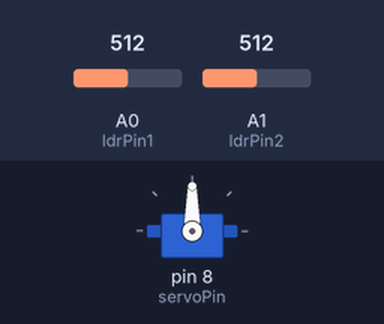
A sketch run on a simulated Arduino Uno, built with avr-gcc and run on an emulated ATmega328P. Shown: servo. Inputs (shaded band) come from the test bench; at power-on: A0 (ldrPin1) = 512, A1 (ldrPin2) = 512.

Above: at 1.2 s.
1.3 s: A0 (ldrPin1) set to 552
At 4.0 s:
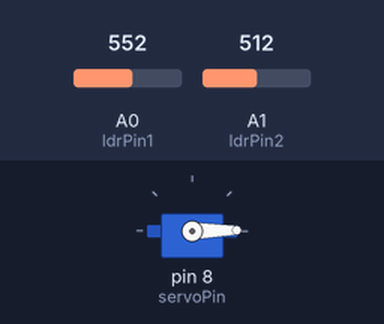
4.3 s: A1 (ldrPin2) set to 570
At 5.0 s:
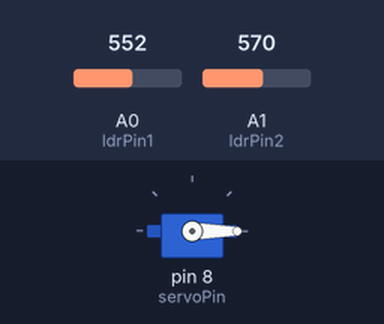
5.8 s: A1 (ldrPin2) set to 591
At 9.5 s:
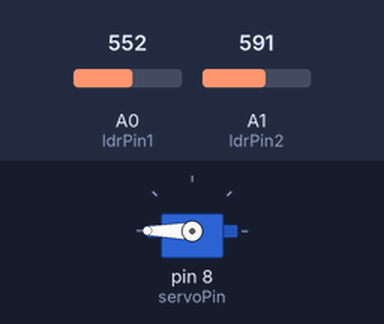
Timing chart, 0 to 11.0 s (numbered marks = the images above; inputs shaded):
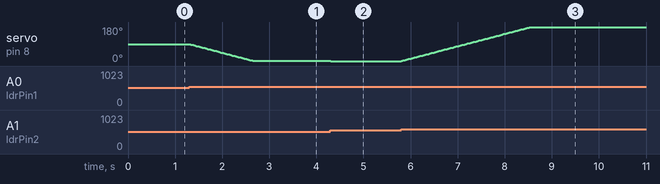

The sketch:

smart_solar.ino
```cpp
#include <SoftwareSerial.h>
#include <Servo.h>
#include <EEPROM.h>
#include <ArduinoJson.h>

//global objects and pins attached
Servo servo;
SoftwareSerial bluetooth(10, 11); // RX, TX
// const int LED_BLUETOOTH = 8;
const short servoPin = 8;
const int ldrPin1 = A0;
const int ldrPin2 = A1;

// const int currentPin = A2;
// const int voltagePin = A3;

const int line1 = 2;
const int line2 = 3;

int ldrPin1Status = 0;
int ldrPin2Status = 0;
// int voltage = 0;

const int minAngle = 0;
const int maxAngle = 180;
int currAngle = 90;

const int baud = 9600;

// unsigned long readingsTime = millis();

struct Configuration {
  char deviceId[37];
  short powerlines;
  short powerline1;
  short powerline2;
  float maxVoltage;
  float minVoltage;
  float nominalVoltage;
  float rating;
};

Configuration configurations;

bool populated;
// bool readingsNeeded = true;

void setup() {
  //pin setup
  // pinMode(LED_BLUETOOTH, OUTPUT);
  // pinMode(LED_BUILTIN, OUTPUT);
  pinMode(line1, OUTPUT);
  pinMode(line2, OUTPUT);
  // pinMode(servoPin, OUTPUT);
  pinMode(ldrPin1, INPUT);
  pinMode(ldrPin2, INPUT);
  // pinMode(currentPin, INPUT);
  // pinMode(voltagePin, INPUT);
  servo.attach(servoPin);

  Serial.begin(baud);
  while (!Serial) {
    ;
  }

  //initialize
  bluetooth.begin(baud);
  digitalWrite(LED_BUILTIN, LOW);
  servo.write(currAngle);
  populated = false;
  readConfigurations();
  switchPowerlines();
  delay(15);
}

void loop() {
  rotateServo();
  interfaceBluetooth();
  // if(readingsNeeded){
  // determineElectricReadings();
  // }
}

long stringToInt(String str){
  int strlen = str.length();

  String digitString = "";
  for(int i=0; i < strlen; i++ ) {
    char c = str[i];
    if(isDigit(c)){
      digitString += c;
    }else{
      return -1;
    }
  }
  return (strlen==0)?-1:digitString.toInt();
}

//add to dataCurrent for sending

void interfaceBluetooth(){
  if (bluetooth.available()) {
    // readingsNeeded = false;
    String dataReceived = bluetooth.readString();
    // delay(100);
    Serial.println(dataReceived);
    dataReceived.trim();
    if(dataReceived.length()>1){
      takeAction(dataReceived);
    }
  }
}

void sendBluetooth(String dataPrepared){
  bluetooth.println(dataPrepared);
  // delay(100);
}

void takeAction(String received){
  String comm = received.substring(0,3);
  for(byte i=0;i<3;i++){
    if(!isDigit(comm.charAt(i))) return;
  }
  int command = stringToInt(comm);

  //100 write configurations
  //101 change state of the powerlines

  //200 read configurations

  if(command==100){
      String sent = received.substring(3);
      writeConfigurations(sent);
      sendConfigurations();
      return;
  }

  if(command==200){
    sendConfigurations();
  }
}

void sendConfigurations(){
  String conf = readConfigurations();
  makeCurrentData("configurations", conf);
}

// add backslash if data is string
void makeCurrentData(String type, String data){
  String dataCurrent = "{\"type\": \""+type+"\", \"data\": "+data+"}";
  sendBluetooth(dataCurrent);
}

void rotateServo(){
  ldrPin1Status = analogRead(ldrPin1);
  ldrPin2Status = analogRead(ldrPin2);

  int max = ldrPin2Status;
  int maxPin = 2;

  if(ldrPin1Status>max){
    max = ldrPin1Status;
    maxPin = 1;
  }

  if(abs(ldrPin1Status-ldrPin2Status)<=30){
    return;
  }

  if(maxPin==1 && currAngle>minAngle){
    currAngle--;
  }else if(currAngle<maxAngle){
    currAngle++;
  }

  servo.write(currAngle);
  delay(15);
}

///////////////////////////////////////////////////////////////
// void determineElectricReadings(){
//   unsigned long newReadingsTime = millis();
//   if((newReadingsTime-readingsTime)<2000){
//     return;
//   }
//   readingsTime = newReadingsTime;
//   Serial.println("readings...");
//   voltage = analogRead(voltagePin);
//   Serial.println("battery voltage is: "+String((voltage/1023.0)*25)+"V");

//   voltage = analogRead(currentPin);
//   Serial.println("battery current is: "+String((voltage/1023.0)*5)+"A");

////////////////////////////////////////
  // bluetooth.println("{\"type\": \"current\", \"data\": "+String((voltage/1023.0)*5)+"}");
  // delay(100);

//   float maxAnalogValue = 1015.0;
// float maxVoltage = 25.0;
  // float volt = (voltage*25.0)/1023.0;
  // float diff1 = configurations.maxVoltage-configurations.minVoltage;
  // float diff2 = volt-configurations.minVoltage;

  // Serial.println("percentage is:"+String((diff2/diff1)*100));
  // Serial.println(String((voltage/maxAnalogValue)*maxVoltage));
  // makeCurrentData("voltage", String(voltage));
// }

String readConfigurations(){
  // String confStr;
  // EEPROM.get(0, confStr);
  // int strFirstIndex;
  // String charNum = confStr.substring(0, strFirstIndex);
  // int strLen = charNum.toInt();
  // confStr = confStr.substring(strFirstIndex, strFirstIndex+strLen);

  String output = "";
  if(!populated){
    EEPROM.get(0, configurations);
    populated = true;
    switchPowerlines();
  }
  else{
    // doc["deviceId"] = configurations.deviceId;
    // doc["powerlines"] = configurations.powerlines;
    // doc["powerline1"] = configurations.powerline1;
    // doc["powerline2"] = configurations.powerline2;
    // doc["maxVoltage"] = configurations.maxVoltage;
    // doc["minVoltage"] = configurations.minVoltage;
    // doc["nominalVoltage"] = configurations.nominalVoltage;
    // doc["rating"] = configurations.rating;

    // \"deviceId\":\""+configurations.deviceId+"\",
    output = "{\"powerlines\":"+String(configurations.powerlines)+",\"powerline1\":"+String(configurations.powerline1)+",\"powerline2\":"+String(configurations.powerline2)+",\"maxVoltage\":"+String(configurations.maxVoltage)+",\"minVoltage\":"+String(configurations.minVoltage)+",\"nominalVoltage\":"+String(configurations.nominalVoltage)+",\"rating\":"+String(configurations.rating)+"}";

  }
  return output;
}

void writeConfigurations(String confStr){
  int str_len = confStr.length() + 1;
  char char_array[str_len];
  confStr.toCharArray(char_array, str_len);

  StaticJsonDocument<210> doc;

  DeserializationError error = deserializeJson(doc, char_array, str_len);

  if (error) {
    Serial.print(F("deserializeJson() failed: "));
    Serial.println(error.f_str());
    return;
  }

  configurations.powerline1 = doc["powerline1"];
  configurations.powerline2 = doc["powerline2"];
  configurations.maxVoltage = doc["maxVoltage"];
  configurations.minVoltage = doc["minVoltage"];
  configurations.nominalVoltage = doc["nominalVoltage"];
  configurations.rating = doc["rating"];
  switchPowerlines();

  EEPROM.put(0, configurations);
}

void switchPowerlines(){
  digitalWrite(line1, configurations.powerline1);
  digitalWrite(line2, configurations.powerline2);
}

// setups
// void setup() {
//   String id = "0921a3e3-7a1f-4a0f-9ce9-8bd98bad7bc2";
//   id.toCharArray(configurations.deviceId, 37);
//   configurations.powerline1 = 0;
//   configurations.powerline2 = 0;
//   configurations.maxVoltage = 0;
//   configurations.minVoltage = 0;
//   configurations.nominalVoltage = 0;
//   configurations.rating = 0;
//   configurations.powerlines = 2;
//   EEPROM.put(0, configurations);
// }

// void setup() {
// }

// void loop() {
// }
```

Measured:
- the behaviour switches between 542 and 543 on A0 (ldrPin1) (found by bisection; images 0 and 1)
- the behaviour switches between 582 and 583 on A1 (ldrPin2) (found by bisection; images 2 and 3)
- after the input at 1.3 s, servo on pin 8 (servoPin): moves from 90° to 1° over 1.3 s, starting at once
- after the input at 4.3 s, servo on pin 8 (servoPin): 1° → 0° at once
- after the input at 5.8 s, servo on pin 8 (servoPin): moves from 0° to 180° over 2.8 s, starting at once
